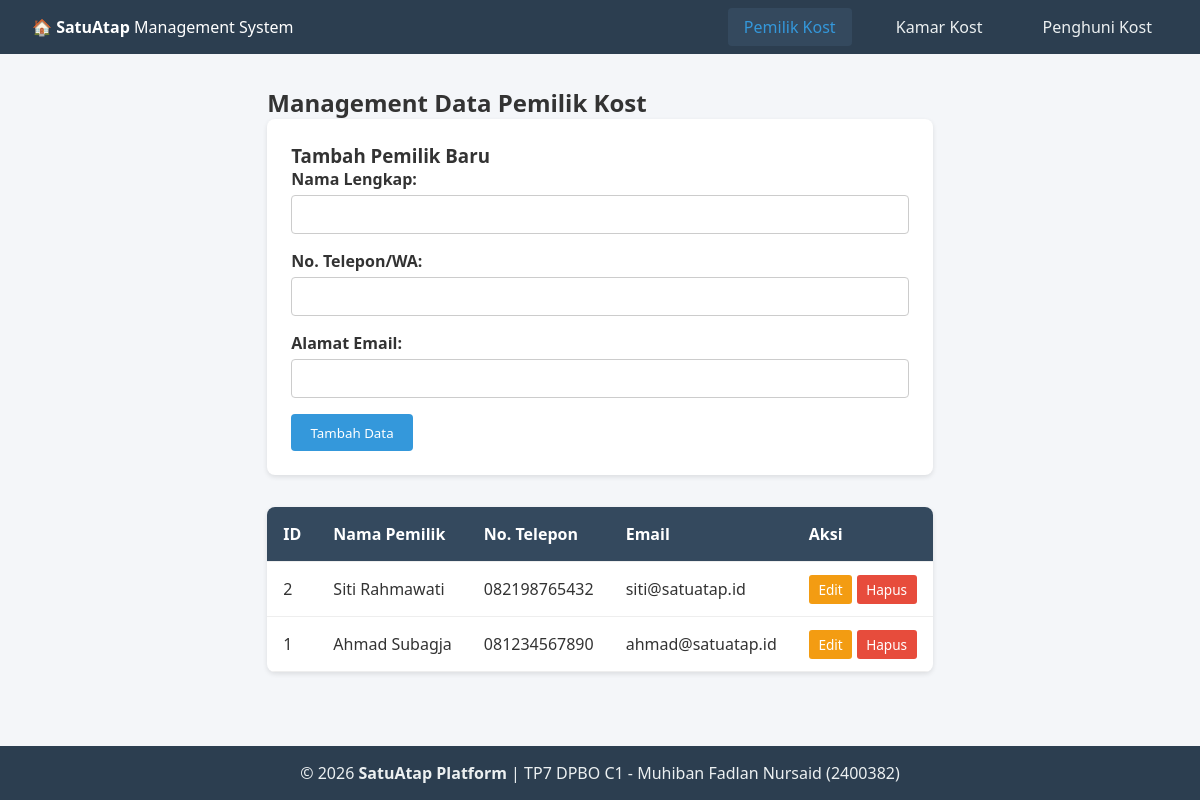
The app's page /index.php?page=owners with its own data.
### tables this page shows
CREATE TABLE IF NOT EXISTS owners (
    id INT AUTO_INCREMENT PRIMARY KEY,
    name VARCHAR(100) NOT NULL,
    phone VARCHAR(20) NOT NULL,
    email VARCHAR(100) NOT NULL UNIQUE
);

### class/Owner.php (called while the page is built, shortened)
<?php
class Owner {
    private $db;
    private $table = "owners";
    public function __construct($database) {
        $this->db = $database;
    }
    public function getAll() {
        $stmt = $this->db->prepare("SELECT * FROM " . $this->table . " ORDER BY id DESC");
        $stmt->execute();
        return $stmt->fetchAll();
    }
}

### view/owners.php (the view, shortened to what this page needs)
<?php
$editData = null;
$owners = $ownerObj->getAll();
?>
<h2>Management Data Pemilik Kost</h2>
<form method="POST" class="form-card">
    <h3><?= $editData ? 'Edit Data Pemilik' : 'Tambah Pemilik Baru' ?></h3>
    <div class="form-group">
        <label>Nama Lengkap:</label>
        <input type="text" name="name" value="<?= $editData['name'] ?? '' ?>" required>
    </div>
    <div class="form-group">
        <label>No. Telepon/WA:</label>
        <input type="text" name="phone" value="<?= $editData['phone'] ?? '' ?>" required>
    </div>
    <div class="form-group">
        <label>Alamat Email:</label>
        <input type="email" name="email" value="<?= $editData['email'] ?? '' ?>" required>
    </div>
    <button type="submit" class="btn btn-primary"><?= $editData ? 'Simpan Perubahan' : 'Tambah Data' ?></button>
</form>
<table class="data-table">
    <thead>
        <tr>
            <th>ID</th>
            <th>Nama Pemilik</th>
            <th>No. Telepon</th>
            <th>Email</th>
            <th>Aksi</th>
        </tr>
    </thead>
    <tbody>
        <?php foreach ($owners as $row): ?>
            <tr>
                <td><?= $row['id'] ?></td>
                <td><?= htmlspecialchars($row['name']) ?></td>
                <td><?= htmlspecialchars($row['phone']) ?></td>
                <td><?= htmlspecialchars($row['email']) ?></td>
                <td>
                    <a href="index.php?page=owners&edit=<?= $row['id'] ?>" class="btn-sm btn-edit">Edit</a>
                    <a href="index.php?page=owners&delete=<?= $row['id'] ?>" class="btn-sm btn-delete" onclick="return confirm('Hapus data pemilik ini?')">Hapus</a>
                </td>
            </tr>
        <?php endforeach; ?>
    </tbody>
</table>

### style.css (style rules this page uses)
* { margin: 0; padding: 0; box-sizing: border-box; font-family: 'Segoe UI', Tahoma, Geneva, Verdana, sans-serif; }
body { background-color: #f4f6f9; color: #333; display: flex; flex-direction: column; min-height: 100vh; }
.form-card { background: #fff; padding: 1.5rem; border-radius: 8px; box-shadow: 0 2px 5px rgba(0,0,0,0.1); margin-bottom: 2rem; }
.form-group { margin-bottom: 1rem; }
.form-group label { display: block; margin-bottom: 0.3rem; font-weight: 600; }
.form-group input, .form-group select { width: 100%; padding: 0.6rem; border: 1px solid #ccc; border-radius: 4px; }
.btn { padding: 0.6rem 1.2rem; border: none; border-radius: 4px; cursor: pointer; text-decoration: none; display: inline-block; }
.btn-primary { background: #3498db; color: #fff; }
.data-table { width: 100%; border-collapse: collapse; background: #fff; box-shadow: 0 2px 5px rgba(0,0,0,0.1); border-radius: 8px; overflow: hidden; }
.data-table th, .data-table td { padding: 1rem; text-align: left; border-bottom: 1px solid #eee; }
.data-table th { background-color: #34495e; color: #fff; }
.btn-sm { padding: 0.3rem 0.6rem; font-size: 0.85rem; border-radius: 3px; text-decoration: none; color: #fff; }
.btn-edit { background: #f39c12; }
.btn-delete { background: #e74c3c; }

### records on screen
owners: id "2", name "Siti Rahmawati", phone "082198765432", email "siti@satuatap.id"
owners: id "1", name "Ahmad Subagja", phone "081234567890", email "ahmad@satuatap.id"
